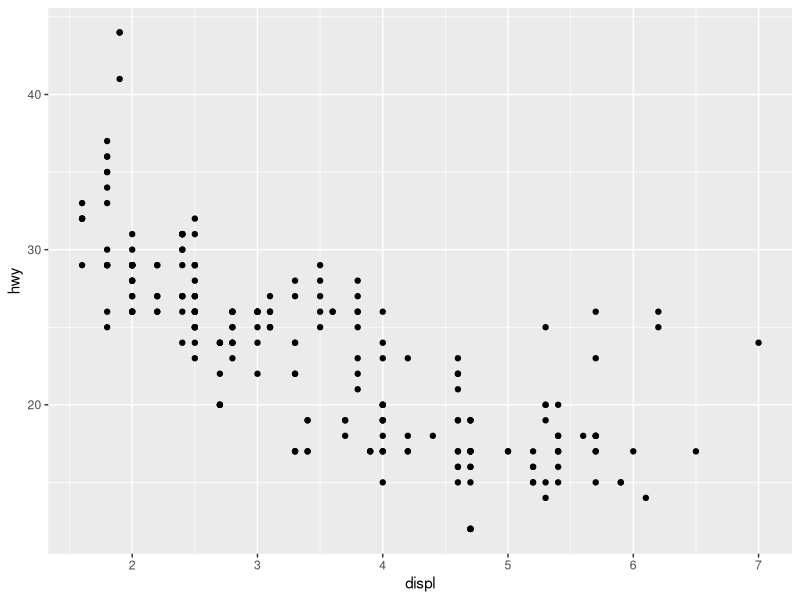
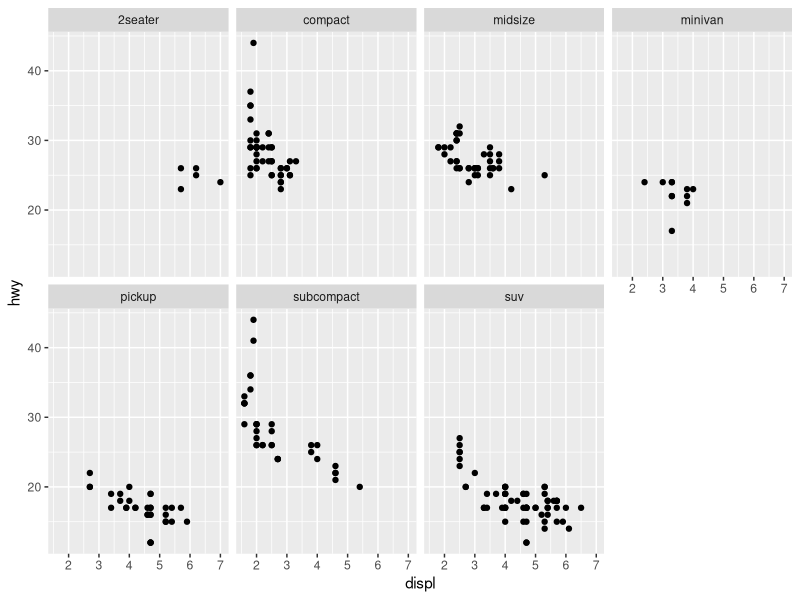
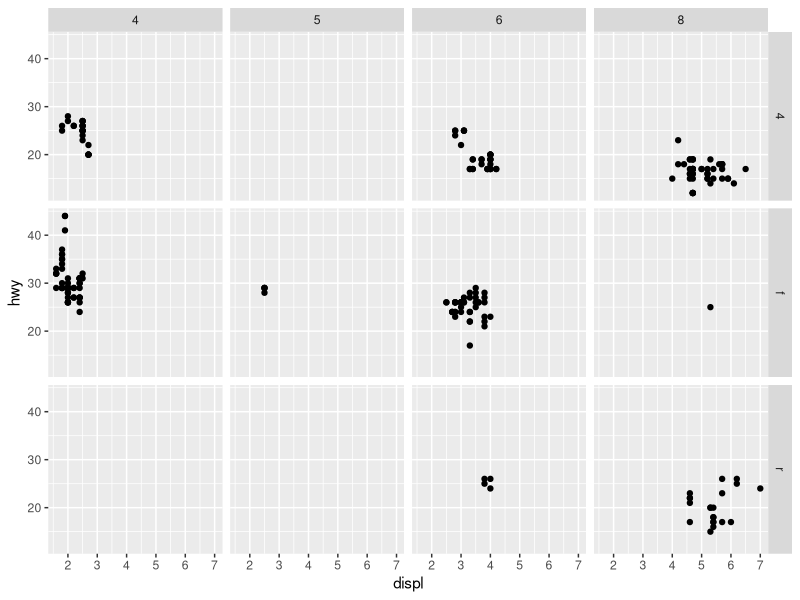
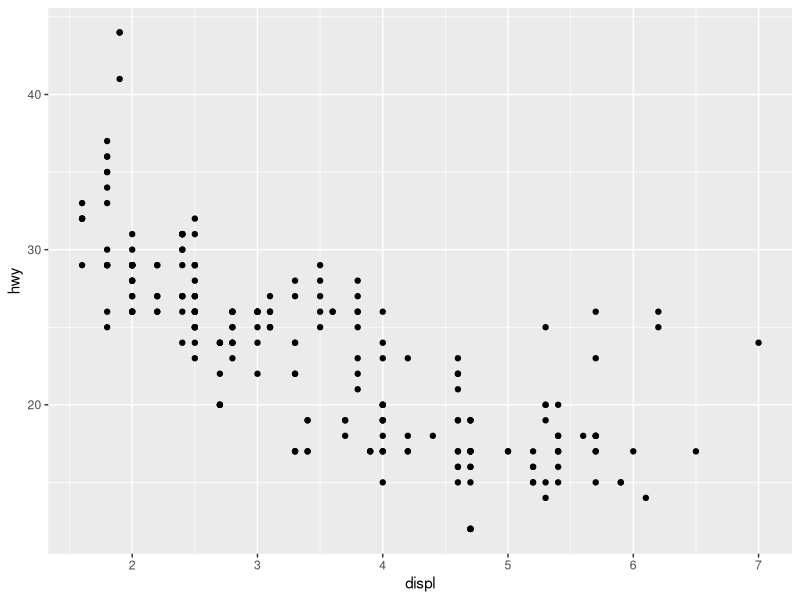
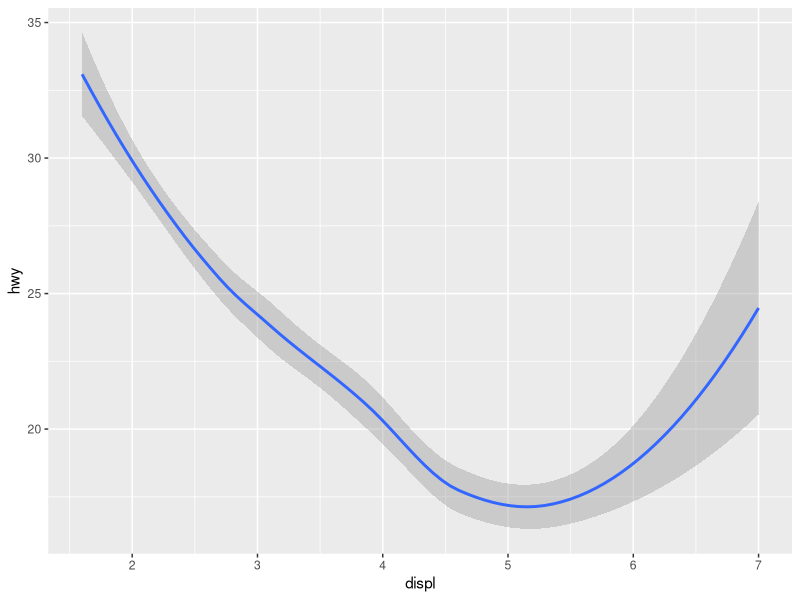

Generate these figures, in order, with R:
## ---- chunk 1

## ---- chunk 2
library(ggplot2)
data(package="ggplot2")
## ---- chunk 3
ggplot(data = mpg) + 
  geom_point(mapping = aes(x = displ, y = hwy))
## ---- chunk 4
ggplot(data = mpg) + 
  geom_point(mapping = aes(x = displ, y = hwy)) + facet_wrap(~ class, nrow = 2)
## ---- chunk 5
ggplot(data = mpg) + 
  geom_point(mapping = aes(x = displ, y = hwy)) + facet_grid(drv ~ cyl)
## ---- chunk 6
ggplot(data = mpg) + 
  geom_point(mapping = aes(x = displ, y = hwy))

ggplot(data = mpg) + 
  geom_smooth(mapping = aes(x = displ, y = hwy))
